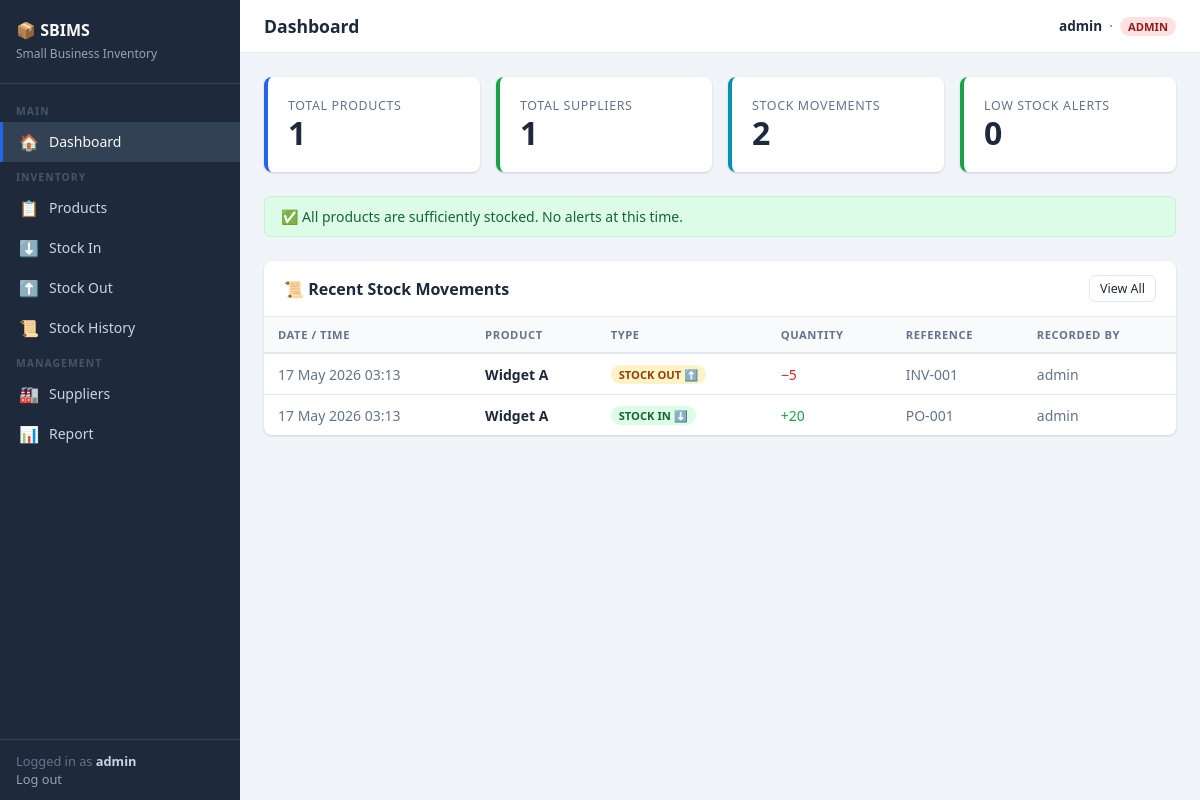
The page / (signed in) on the database its author committed.
### models.py (models this page shows, shortened)
class User(UserMixin, db.Model):
    __tablename__ = "users"
    id       = db.Column(db.Integer, primary_key=True)
    username = db.Column(db.String(80), unique=True, nullable=False)
    email    = db.Column(db.String(120), unique=True, nullable=False)
    role     = db.Column(db.String(20), nullable=False, default="staff")  # admin | staff | manager
    password_hash = db.Column(db.String(256), nullable=False)

class StockMovement(db.Model):
    __tablename__ = "stock_movements"
    id              = db.Column(db.Integer, primary_key=True)
    product_id      = db.Column(db.Integer, db.ForeignKey("products.id"), nullable=False)
    movement_type   = db.Column(db.String(10), nullable=False)   # "in" | "out"
    quantity        = db.Column(db.Integer, nullable=False)
    reference       = db.Column(db.String(100))                  # PO number, invoice, etc.
    note            = db.Column(db.Text)
    recorded_by_id  = db.Column(db.Integer, db.ForeignKey("users.id"))
    created_at      = db.Column(db.DateTime, default=datetime.utcnow)
    product     = db.relationship("Product", back_populates="stock_movements")
    recorded_by = db.relationship("User")

class Product(db.Model):
    __tablename__ = "products"
    id              = db.Column(db.Integer, primary_key=True)
    name            = db.Column(db.String(150), nullable=False)
    category        = db.Column(db.String(80), nullable=False)
    quantity        = db.Column(db.Integer, nullable=False, default=0)
    unit_price      = db.Column(db.Float, nullable=False, default=0.0)
    min_stock_level = db.Column(db.Integer, nullable=False, default=5)
    supplier_id     = db.Column(db.Integer, db.ForeignKey("suppliers.id"), nullable=True)
    created_at      = db.Column(db.DateTime, default=datetime.utcnow)
    updated_at      = db.Column(db.DateTime, default=datetime.utcnow, onupdate=datetime.utcnow)
    supplier = db.relationship("Supplier", back_populates="products")
    stock_movements = db.relationship("StockMovement", back_populates="product", lazy="dynamic",
                                      cascade="all, delete-orphan")

### app.py (the view)
    @app.route("/")
    @login_required
    def dashboard():
        total_products  = Product.query.count()
        total_suppliers = Supplier.query.count()
        total_movements = StockMovement.query.count()
        low_stock_items = Product.query.filter(
            Product.quantity <= Product.min_stock_level
        ).order_by(Product.quantity.asc()).all()
        recent_movements = (StockMovement.query
                            .order_by(StockMovement.created_at.desc())
                            .limit(10)
                            .all())
        return render_template(
            "index.html",
            total_products=total_products,
            total_suppliers=total_suppliers,
            total_movements=total_movements,
            low_stock_items=low_stock_items,
            recent_movements=recent_movements,
        )

### templates/index.html (shortened to what this page needs)
{% extends "base.html" %}
{% block page_title %}Dashboard{% endblock %}
{% block content %}
<div class="stats-grid">
  <div class="stat-card">
    <div class="label">Total Products</div>
    <div class="value">{{ total_products }}</div>
  </div>
  <div class="stat-card success">
    <div class="label">Total Suppliers</div>
    <div class="value">{{ total_suppliers }}</div>
  </div>
  <div class="stat-card info">
    <div class="label">Stock Movements</div>
    <div class="value">{{ total_movements }}</div>
  </div>
  <div class="stat-card {% if low_stock_items %}danger{% else %}success{% endif %}">
    <div class="label">Low Stock Alerts</div>
    <div class="value">{{ low_stock_items | length }}</div>
  </div>
</div>
{% if low_stock_items %}
<div class="card mb-4">
  <div class="card-header">
    <h2>⚠️ Low Stock Alerts</h2>
    <a href="{{ url_for('report') }}" class="btn btn-outline btn-sm">View Full Report</a>
  </div>
  <div class="table-wrapper">
    <table>
      <thead>
        <tr>
          <th>Product</th>
          <th>Category</th>
          <th>Current Qty</th>
          <th>Min Level</th>
          <th>Status</th>
          <th>Action</th>
        </tr>
      </thead>
      <tbody>
        {% for p in low_stock_items %}
        <tr>
          <td><strong>{{ p.name }}</strong></td>
          <td>{{ p.category }}</td>
          <td class="text-danger"><strong>{{ p.quantity }}</strong></td>
          <td>{{ p.min_stock_level }}</td>
          <td>
            {% if p.quantity == 0 %}
              <span class="badge badge-danger">Out of Stock</span>
            {% else %}
              <span class="badge badge-warning">Low Stock</span>
            {% endif %}
          </td>
          <td>
            <a href="{{ url_for('stock_in') }}" class="btn btn-success btn-sm">+ Restock</a>
          </td>
        </tr>
        {% endfor %}
      </tbody>
    </table>
  </div>
</div>
{% else %}
<div class="alert alert-success mb-4">
  ✅ All products are sufficiently stocked. No alerts at this time.
</div>
{% endif %}
<div class="card">
  <div class="card-header">
    <h2>📜 Recent Stock Movements</h2>
    <a href="{{ url_for('stock_history') }}" class="btn btn-outline btn-sm">View All</a>
  </div>
  {% if recent_movements %}
  <div class="table-wrapper">
    <table>
      <thead>
        <tr>
          <th>Date / Time</th>
          <th>Product</th>
          <th>Type</th>
          <th>Quantity</th>
          <th>Reference</th>
          <th>Recorded By</th>
        </tr>
      </thead>
      <tbody>
        {% for m in recent_movements %}
        <tr>
          <td class="text-muted" style="white-space:nowrap">
            {{ m.created_at.strftime('%d %b %Y %H:%M') }}
          </td>
          <td><strong>{{ m.product.name }}</strong></td>
          <td>
            {% if m.movement_type == 'in' %}
              <span class="badge badge-success">Stock In ⬇️</span>
            {% else %}
              <span class="badge badge-warning">Stock Out ⬆️</span>
            {% endif %}
          </td>
          <td>
            {% if m.movement_type == 'in' %}
              <span class="text-success">+{{ m.quantity }}</span>
            {% else %}
              <span class="text-danger">−{{ m.quantity }}</span>
            {% endif %}
          </td>
          <td class="text-muted">{{ m.reference or '—' }}</td>
          <td class="text-muted">{{ m.recorded_by.username if m.recorded_by else '—' }}</td>
        </tr>
        {% endfor %}
      </tbody>
    </table>
  </div>
  {% endif %}
</div>
{% endblock %}

### templates/base.html (shortened to what this page needs)
<!DOCTYPE html>
<html lang="en">
<head>
  <link rel="stylesheet" href="{{ url_for('static', filename='style.css') }}">
</head>
<body>
<nav class="sidebar">
  <div class="sidebar-brand">
    <h1>📦 SBIMS</h1>
    <small>Small Business Inventory</small>
  </div>
  <div class="sidebar-nav">
    <div class="nav-section">Main</div>
    <a href="{{ url_for('dashboard') }}"
       class="nav-link {% if request.endpoint == 'dashboard' %}active{% endif %}">
      <span class="icon">🏠</span> Dashboard
    </a>
    <div class="nav-section">Inventory</div>
    <a href="{{ url_for('products') }}"
       class="nav-link {% if 'product' in request.endpoint %}active{% endif %}">
      <span class="icon">📋</span> Products
    </a>
    <a href="{{ url_for('stock_in') }}"
       class="nav-link {% if request.endpoint == 'stock_in' %}active{% endif %}">
      <span class="icon">⬇️</span> Stock In
    </a>
    <a href="{{ url_for('stock_out') }}"
       class="nav-link {% if request.endpoint == 'stock_out' %}active{% endif %}">
      <span class="icon">⬆️</span> Stock Out
    </a>
    <a href="{{ url_for('stock_history') }}"
       class="nav-link {% if request.endpoint == 'stock_history' %}active{% endif %}">
      <span class="icon">📜</span> Stock History
    </a>
    <div class="nav-section">Management</div>
    <a href="{{ url_for('suppliers') }}"
       class="nav-link {% if 'supplier' in request.endpoint %}active{% endif %}">
      <span class="icon">🏭</span> Suppliers
    </a>
    <a href="{{ url_for('report') }}"
       class="nav-link {% if request.endpoint == 'report' %}active{% endif %}">
      <span class="icon">📊</span> Report
    </a>
  </div>
  <div class="sidebar-footer">
    {% if current_user.is_authenticated %}
      Logged in as <strong style="color:#cbd5e1">{{ current_user.username }}</strong>
      <br>
      <a href="{{ url_for('logout') }}">Log out</a>
    {% endif %}
  </div>
</nav>
<div class="main">
  <div class="topbar">
    <span class="topbar-title">{% block page_title %}{% endblock %}</span>
    <span class="topbar-user">
      {% if current_user.is_authenticated %}
        <strong>{{ current_user.username }}</strong>
        &nbsp;·&nbsp;
        <span class="badge badge-{% if current_user.role == 'admin' %}danger{% else %}info{% endif %}">
          {{ current_user.role }}
        </span>
      {% endif %}
    </span>
  </div>
  <div class="content">
    {% block content %}{% endblock %}
  </div>
</div>
</body>
</html>

### rows shown on the page
User: username "admin", role "ADMIN"
StockMovement: created_at "17 May 2026 03:13", product.name "Widget A", movement_type "STOCK OUT ⬆️", quantity "5", reference "INV-001", recorded_by "admin"
StockMovement: created_at "17 May 2026 03:13", product.name "Widget A", movement_type "STOCK IN ⬇️", quantity "20", reference "PO-001", recorded_by "admin"

### other values the page prints
{{ total_products }} "1"
{{ total_suppliers }} "1"
{{ total_movements }} "2"
{{ low_stock_items | length }} "0"
